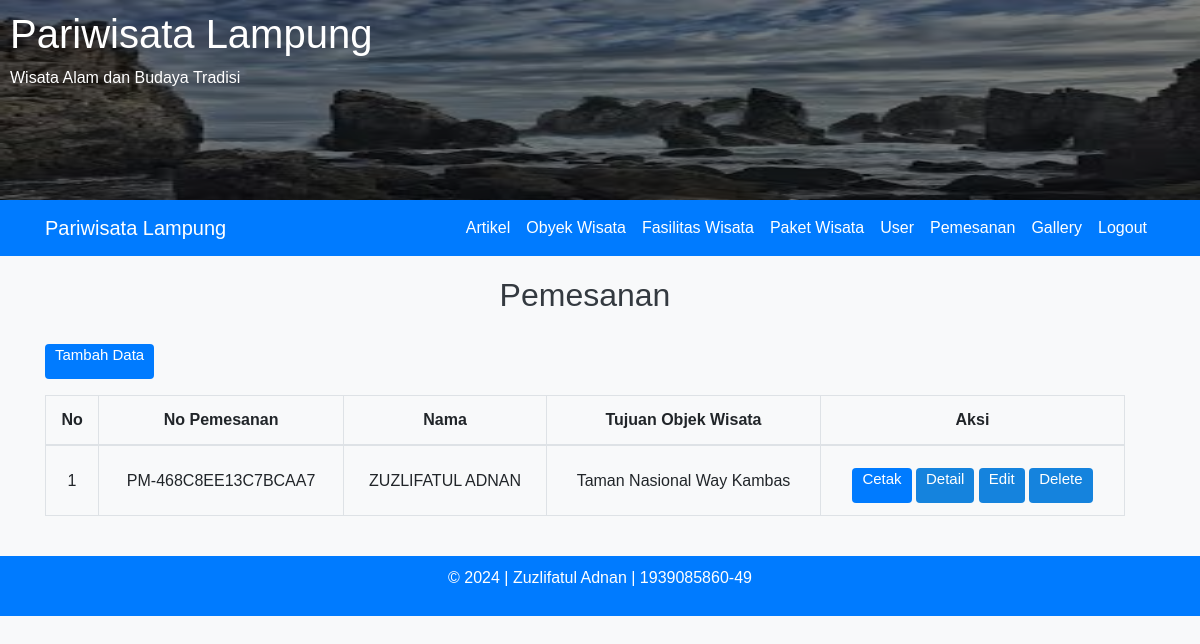
The app's page /admin/pemesanan.php (signed in) with its own data.
### tables this page shows
CREATE TABLE `pemesanan` (
  `id` int(11) NOT NULL,
  `noPemesanan` varchar(255) NOT NULL,
  `nama` varchar(255) NOT NULL,
  `alamat` varchar(255) NOT NULL,
  `tanggalBerangkat` date NOT NULL,
  `jenisKelamin` enum('L','P') NOT NULL,
  `objekWisataId` int(11) NOT NULL,
  `jumlahPeserta` int(11) NOT NULL,
  `paket` text NOT NULL,
  `totalHarga` decimal(10,0) NOT NULL,
  `noTelephone` varchar(255) NOT NULL,
  `created_at` timestamp NULL DEFAULT NULL,
  `updated_at` timestamp NULL DEFAULT NULL
);

CREATE TABLE `objekwisata` (
  `id` int(11) NOT NULL,
  `nama` varchar(255) NOT NULL,
  `deskripsi` text NOT NULL,
  `foto` varchar(255) NOT NULL,
  `tglUpload` date NOT NULL,
  `created_at` timestamp NULL DEFAULT NULL,
  `updated_at` timestamp NULL DEFAULT NULL
);

### admin/pemesanan.php (the view, shortened to what this page needs)
<?php
include '../config/db.php';
?>
<!DOCTYPE html>
<html lang="en">
<head>
    <link href="../assets/css/bootstrap.min.css" rel="stylesheet">
    <link rel="stylesheet" href="../assets/css/jquery.dataTables.min.css">
    <link href="../assets/css/styles.css" rel="stylesheet">
    <link href="../assets/css/styles2.css" rel="stylesheet">
</head>
<body>
    <?php
    include '../templates/header.php';
    ?>
    <?php
    include '../templates/adminNav.php';
    ?>
    <div class="container content">
        <div class="row justify-content-center">
            <h2 class="text-center">Pemesanan</h2>
        </div>
        <div class="row justify-content-center">
            <div class="col-md-12">
                <div class="mb-3">
                    <a href="pemesananAdd.php" class="btn btn-primary">Tambah Data</a>
                </div>
                <table class="table table-bordered" id="table-1">
                    <thead>
                        <tr>
                            <th>No</th>
                            <th>No Pemesanan</th>
                            <th>Nama</th>
                            <th>Tujuan Objek Wisata</th>
                            <th>Aksi</th>
                        </tr>
                    </thead>
                    <tbody>
                        <?php
                        function fetchPemesananFromDatabase()
                        {
                            global $conn;
                            $sql = "SELECT p.id, p.noPemesanan, p.nama, o.nama AS objekwisata
                            FROM pemesanan p
                            JOIN objekwisata o ON p.objekWisataId = o.id";
                            $result = $conn->query($sql);
                            $pesan = [];
                            if ($result->num_rows > 0) {
                                while ($row = $result->fetch_assoc()) {
                                    $pesan[] = $row;
                                }
                            }
                            return $pesan;
                        }
                        $no = 0;
                        $pesan = fetchPemesananFromDatabase();
                        foreach ($pesan as $p) {
                            $no++;
                            echo "<tr>";
                            echo "<td>{$no}</td>";
                            echo "<td>{$p['noPemesanan']}</td>";
                            echo "<td>{$p['nama']}</td>";
                            echo "<td>{$p['objekwisata']}</td>";
                            echo "<td>
                                <a href='pemesananCetakPDF.php?id={$p['id']}' class='btn btn-primary btn-sm'>Cetak</a>
                                <a href='pemesananDetail.php?id={$p['id']}' class='btn btn-info btn-sm'>Detail</a>
                                <a href='pemesananEdit.php?id={$p['id']}' class='btn btn-warning btn-sm'>Edit</a>
                                <a href='pemesananDel.php?id={$p['id']}' class='btn btn-danger btn-sm'>Delete</a>
                              </td>";
                            echo "</tr>";
                        }
                        ?>
                    </tbody>
                </table>
            </div>
        </div>
        <br>
    </div>
    <?php
    include '../templates/footer.php';
    ?>
</body>
</html>

### assets/css/styles.css (style rules this page uses)
.content { margin-top: 20px; }
.btn { height: 35px; background: #1583dd; border: 0; border-radius: 5px; color: #fff; font-size: 15px; cursor: pointer; transition: all .3s; margin-top: 10px; padding: 0px 10px; }

### assets/css/styles2.css (style rules this page uses)
body { background-color: #f8f9fa; font-family: Arial, sans-serif; }
.row { width: 100%; }
h2 { margin-bottom: 20px; color: #343a40; text-align: center; }
.btn { border-radius: 4px; }
.btn-primary { background-color: #007bff; border-color: #007bff; }
.table th, .table td { text-align: center; vertical-align: middle; }
.mb-3 { margin-bottom: 1rem !important; }
.btn-primary { background-color: #007bff; border: none; }

### records on screen
pemesanan: noPemesanan "PM-468C8EE13C7BCAA7", nama "ZUZLIFATUL ADNAN", objekWisataId.nama "Taman Nasional Way Kambas"
